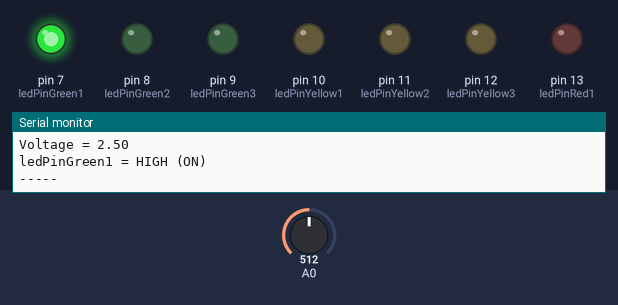
Bench run of a sketch on a simulated Arduino Uno, built with avr-gcc and run on an emulated ATmega328P. Shown: output pins drawn as LEDs (lit = HIGH), the last lines printed to the serial monitor. The test bench sets the inputs (shaded band); at power-on: A0 = 512.

Above: at 1.4 s.
1.5 s: A0 set to 220
3.0 s: A0 set to 190
At 4.3 s:
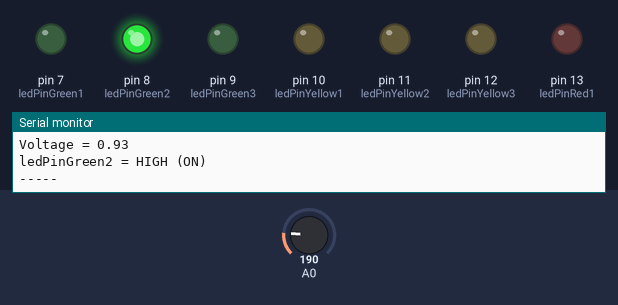
4.6 s: A0 set to 110
6.2 s: A0 set to 95
At 7.4 s:
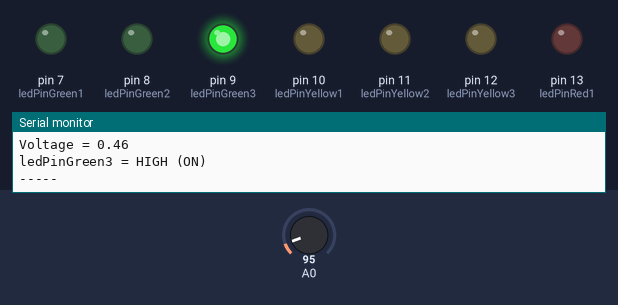
7.8 s: A0 set to 43
10.8 s: A0 set to 35
At 11.8 s:
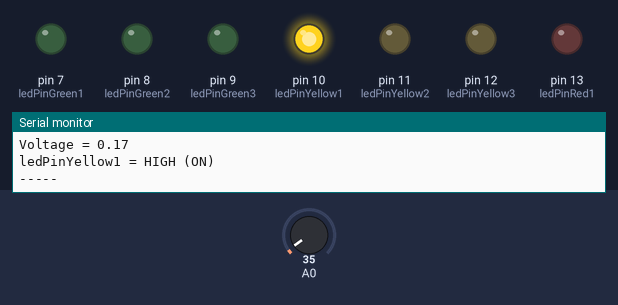
Timing chart, 0 to 13.3 s (numbered marks = the images above; inputs shaded):
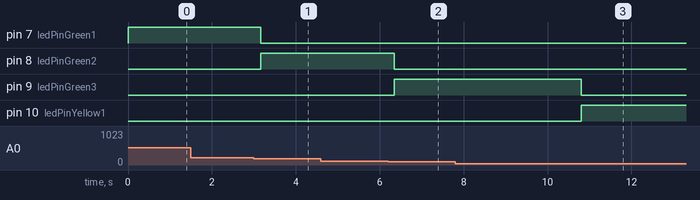

The sketch:

lifeForce-0001.ino
```cpp
/**
 * HydoBytes - LifeForce1000
 *
 * Monitor a plants moisture level and provide alerts when the plant needs watering.
 *
 * The amount of voltage detected between two probes in the plant's soil indicates the moisture
 * level. Zero voltage detected indicates that there is zero conductivity and the plant needs
 * watering.
 *
 * Analog Input - a value between 0 and 1023 depending on the voltage.
 * Voltage - reading * (5.0 / 1023.0)
 *
 * The detected voltage is determined on intervals. It's not clear if exposure to low levels
 * of voltage will effect the plant. The goal is to keep the exposure to a minimum and
 * conserve power to allow the monitoring station to have minimum maintenance.
 */

// Translates to about 15 second intervals
#define sampleRate 50000

#define ledPinRed1 13
#define ledPinYellow3 12
#define ledPinYellow2 11
#define ledPinYellow1 10
#define ledPinGreen3 9
#define ledPinGreen2 8
#define ledPinGreen1 7
#define ledPinBlue 8

#define analogPin A0;

int loopCount = 0;
int readingCount = 0;

/*
 * setup()
 *  - serial communicaion rate
 *  - All of the OUTPUT pins
 */
void setup()
{
  Serial.begin(57600);

  // LEDs to indicate moisture reading
  pinMode(ledPinRed1, OUTPUT);
  pinMode(ledPinYellow3, OUTPUT);
  pinMode(ledPinYellow2, OUTPUT);
  pinMode(ledPinYellow1, OUTPUT);
  pinMode(ledPinGreen3, OUTPUT);
  pinMode(ledPinGreen2, OUTPUT);
  pinMode(ledPinGreen1, OUTPUT);
}

/*
 * Gather votage readings on an interval. Based on the detected voltage turn different
 * coloured LEDs on and off.
 */
void loop()
{

  // Flush all previous received and transmitted data.
  // Prevents serial connection errors when the monitor is already
  // connected.
  Serial.flush();

  loopCount++;

  boolean takeReading = timeToRead(loopCount);
  if (takeReading) {
    readingCount++;
    Serial.print("Reading count: ");
    Serial.println(readingCount);

    int reading = analogRead(A0);
    Serial.print("Reading = ");
    Serial.println(reading);

    // Convert the analog reading (which goes from 0 - 1023) to a voltage (0 - 5V):
    float voltage = reading * (5.0 / 1023.0);
    Serial.print("Voltage = ");
    Serial.println(voltage);

    // LED output based on mosture level based on voltage detected
    ledStatus(voltage);

    Serial.println();
    Serial.println("-----");
    Serial.println();
  }
}

/**
 * timeToRead() - Determine if it's time to take a reading.
 *
 * @param int loopCount
 *   A counter to keep track of the number of times the loop() logic has
 *   been performed.
 */
boolean timeToRead(int loopCount)
{
  boolean takeReading = false;

  // Take initial reading
  if (loopCount == 1) {
    takeReading = true;
  }

  int countModulus = loopCount % sampleRate;
  if (countModulus == 0) {
    takeReading = true;
  }
  return takeReading;
}

/**
 * ledStatus() - Manage the status of the LEDs, turn on or off depepending of the
 * voltage reading.
 *
 * @parm float voltage
 *   The current voltage reading from the probes in the plant. The voltage level
 *   from 0 - 5 indicates the amount the plant requires water. Different coloured
 *   LEDs will indicate the mosture level of the plant and need to water it.
 */
void ledStatus(float voltage)
{

  // Status: Green - 1
  if (voltage > 1.0 && voltage <= 5.0)
  {
    digitalWrite(ledPinGreen1, HIGH);
    Serial.println("ledPinGreen1 = HIGH (ON)");

    // Turn off all the other LEDs
    digitalWrite(ledPinGreen2, LOW);
    digitalWrite(ledPinGreen3, LOW);

    digitalWrite(ledPinYellow1, LOW);
    digitalWrite(ledPinYellow2, LOW);
    digitalWrite(ledPinYellow3, LOW);

    digitalWrite(ledPinRed1, LOW);
  }

  // Status: Green - 2
  if (voltage > 0.5 && voltage <= 1.0)
  {
    digitalWrite(ledPinGreen2, HIGH);
    Serial.println("ledPinGreen2 = HIGH (ON)");

    // Turn off all the other LEDs
    digitalWrite(ledPinGreen1, LOW);
    digitalWrite(ledPinGreen3, LOW);

    digitalWrite(ledPinYellow1, LOW);
    digitalWrite(ledPinYellow2, LOW);
    digitalWrite(ledPinYellow3, LOW);

    digitalWrite(ledPinRed1, LOW);
  }

    // Status: Green - 3
  if (voltage > 0.2 && voltage <= 0.5)
  {
    digitalWrite(ledPinGreen3, HIGH);
    Serial.println("ledPinGreen3 = HIGH (ON)");

    // Turn off all the other LEDs
    digitalWrite(ledPinGreen1, LOW);
    digitalWrite(ledPinGreen2, LOW);

    digitalWrite(ledPinYellow1, LOW);
    digitalWrite(ledPinYellow2, LOW);
    digitalWrite(ledPinYellow3, LOW);

    digitalWrite(ledPinRed1, LOW);
  }

  // Status: Yellow - 1
  if (voltage > 0.15 && voltage <= 0.2)
  {
    digitalWrite(ledPinYellow1, HIGH);
    Serial.println("ledPinYellow1 = HIGH (ON)");

    // Turn off all the other LEDs
    digitalWrite(ledPinGreen1, LOW);
    digitalWrite(ledPinGreen2, LOW);
    digitalWrite(ledPinGreen3, LOW);

    digitalWrite(ledPinYellow2, LOW);
    digitalWrite(ledPinYellow3, LOW);

    digitalWrite(ledPinRed1, LOW);
  }

  // Status: Yellow - 2
  if (voltage > 0.115 && voltage <= 0.15)
  {
    digitalWrite(ledPinYellow2, HIGH);
    Serial.println("ledPinYellow2 = HIGH (ON)");

    // Turn off all the other LEDs
    digitalWrite(ledPinGreen1, LOW);
    digitalWrite(ledPinGreen2, LOW);
    digitalWrite(ledPinGreen3, LOW);

    digitalWrite(ledPinYellow1, LOW);
    digitalWrite(ledPinYellow3, LOW);

    digitalWrite(ledPinRed1, LOW);
  }

  // Status: Yellow - 3
  if (voltage > 0.075 && voltage <= 0.115)
  {
    digitalWrite(ledPinYellow3, HIGH);
    Serial.println("ledPinYellow3 = HIGH (ON)");

    // Turn off all the other LEDs
    digitalWrite(ledPinGreen1, LOW);
    digitalWrite(ledPinGreen2, LOW);
    digitalWrite(ledPinGreen3, LOW);

    digitalWrite(ledPinYellow1, LOW);
    digitalWrite(ledPinYellow2, LOW);

    digitalWrite(ledPinRed1, LOW);
  }

  // Status: Red
  if (voltage >= 0.0 && voltage <= 0.075)
  {
    digitalWrite(ledPinRed1, HIGH);
    Serial.println("ledPinRed1 = HIGH (ON)");

    // Turn off all the other LEDs
    digitalWrite(ledPinGreen1, LOW);
    digitalWrite(ledPinGreen2, LOW);
    digitalWrite(ledPinGreen3, LOW);

    digitalWrite(ledPinYellow1, LOW);
    digitalWrite(ledPinYellow2, LOW);
    digitalWrite(ledPinYellow3, LOW);
  }
}
```

Measured:
- the behaviour switches between 205 and 204 on A0 (found by bisection; images 0 and 1)
- the behaviour switches between 103 and 102 on A0 (found by bisection; images 1 and 2)
- the behaviour switches between 41 and 40 on A0 (found by bisection; images 2 and 3)
- after the input at 3.0 s, pin 7 (ledPinGreen1): HIGH → LOW after 0.16 s; pin 8 (ledPinGreen2): LOW → HIGH after 0.16 s
- after the input at 6.2 s, pin 8 (ledPinGreen2): HIGH → LOW after 0.14 s; pin 9 (ledPinGreen3): LOW → HIGH after 0.14 s
- after the input at 10.8 s, pin 9 (ledPinGreen3): HIGH → LOW at once; pin 10 (ledPinYellow1): LOW → HIGH at once
